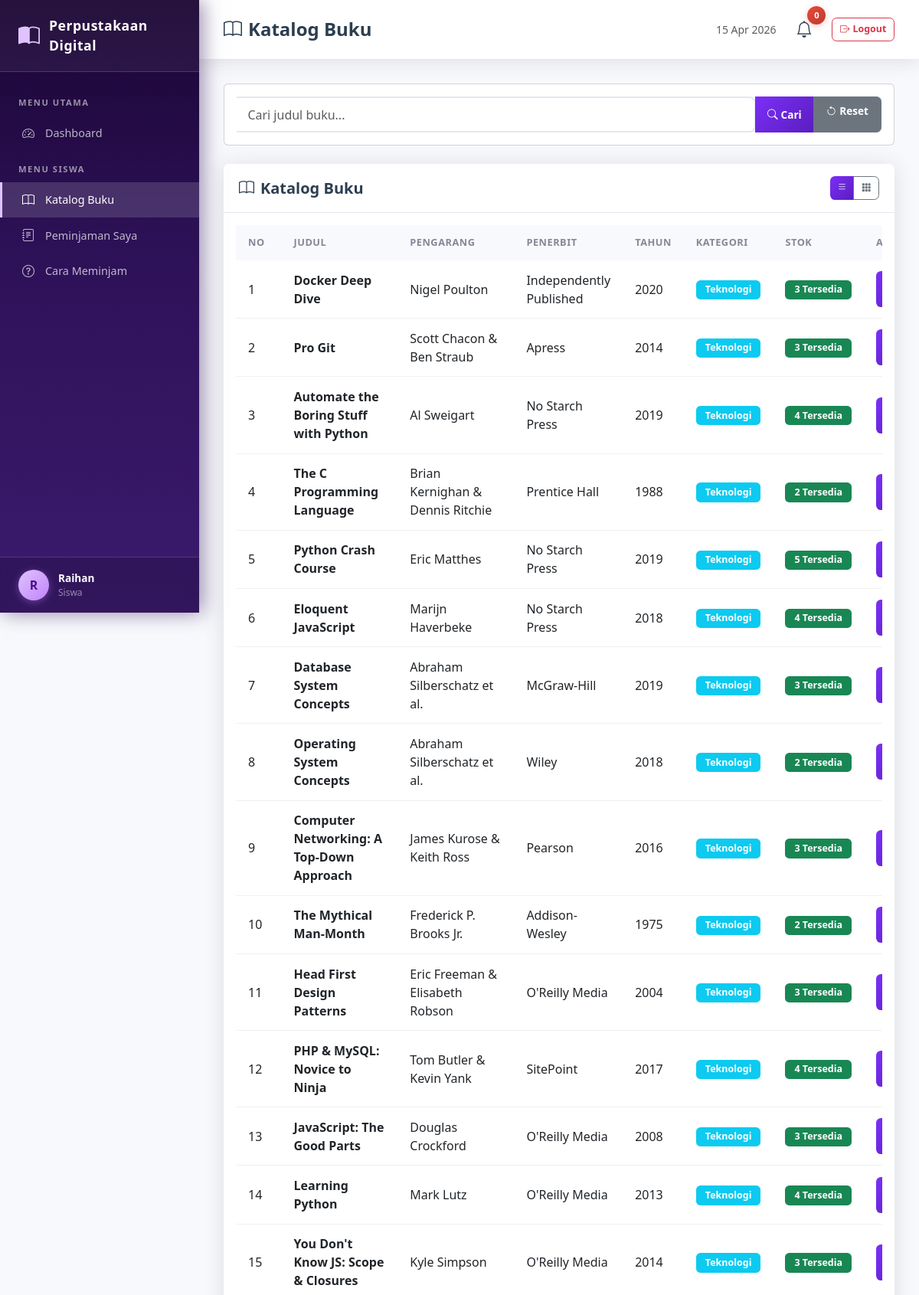
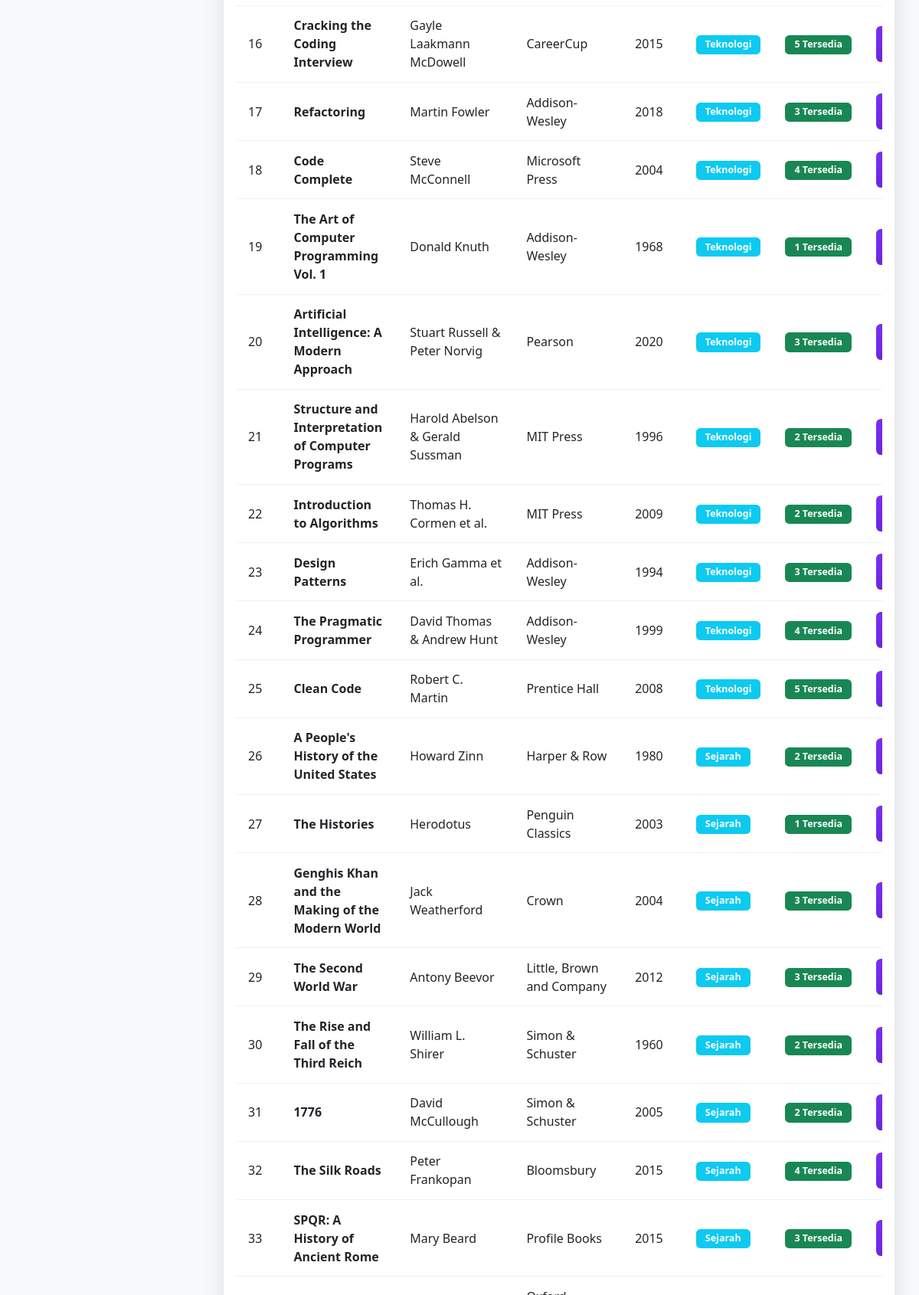
/index.php?page=buku&action=daftar (signed in, upper part), run on the app's committed database (2 pictures, top to bottom).
### tables this page shows
CREATE TABLE IF NOT EXISTS buku (
    id INT AUTO_INCREMENT PRIMARY KEY,
    judul VARCHAR(200) NOT NULL,
    pengarang VARCHAR(100) NOT NULL,
    penerbit VARCHAR(100) NOT NULL,
    tahun_terbit YEAR NOT NULL,
    isbn VARCHAR(20),
    jumlah_stok INT NOT NULL DEFAULT 0,
    kategori_id INT,
    created_at TIMESTAMP DEFAULT CURRENT_TIMESTAMP,
    FOREIGN KEY (kategori_id) REFERENCES kategori(id) ON DELETE SET NULL
);

CREATE TABLE IF NOT EXISTS kategori (
    id INT AUTO_INCREMENT PRIMARY KEY,
    nama_kategori VARCHAR(100) NOT NULL,
    created_at TIMESTAMP DEFAULT CURRENT_TIMESTAMP
);

### controllers/BukuController.php (called while the page is built, shortened)
<?php
require_once __DIR__ . '/../models/Buku.php';
class BukuController
{
    private $bukuModel;
    public function __construct()
    {
        $this->bukuModel = new Buku();
    }
    public function daftar()
    {
        $search = trim($_GET['search'] ?? '');
        if (!empty($search)) {
            $buku = $this->bukuModel->search($search);
        } else {
            $buku = $this->bukuModel->getAll();
        }
        require_once __DIR__ . '/../views/buku/daftar.php';
    }
}

### config/Database.php (called while the page is built, shortened)
<?php
class Database
{
    private static $instance = null;
    private $connection;
    private function __construct()
    {
        try {
            $this->connection = new PDO(
                "mysql:host=" . App::DB_HOST . ";dbname=" . App::DB_NAME,
                App::DB_USER,
                App::DB_PASS,
                [
                    PDO::ATTR_ERRMODE => PDO::ERRMODE_EXCEPTION,
                    PDO::ATTR_DEFAULT_FETCH_MODE => PDO::FETCH_OBJ,
                    PDO::MYSQL_ATTR_INIT_COMMAND => "SET NAMES utf8"
                ]
            );
        } catch (PDOException $e) {
            die("Koneksi database gagal: " . $e->getMessage());
        }
    }
    public static function getInstance()
    {
        if (self::$instance === null) {
            self::$instance = new self();
        }
        return self::$instance;
    }
    public function getConnection()
    {
        return $this->connection;
    }
}

### models/Buku.php (called while the page is built, shortened)
<?php
require_once __DIR__ . '/../config/Database.php';
class Buku
{
    private $db;
    private $table = 'buku';
    public function __construct()
    {
        $this->db = Database::getInstance()->getConnection();
    }
    public function getAll()
    {
        $stmt = $this->db->query("SELECT b.*, k.nama_kategori FROM {$this->table} b LEFT JOIN kategori k ON b.kategori_id = k.id ORDER BY b.id DESC");
        return $stmt->fetchAll();
    }
}

### views/buku/daftar.php (the view, shortened to what this page needs)
<?php
require_once __DIR__ . '/../templates/header.php';
require_once __DIR__ . '/../templates/sidebar.php';
?>
<div class="card mb-4">
    <div class="card-body">
        <form method="GET" class="d-flex">
            <div class="input-group">
                <input type="text" class="form-control" placeholder="Cari judul buku..." name="search" value="<?= htmlspecialchars($_GET['search'] ?? '') ?>">
                <button type="submit" class="btn btn-primary">
                    <i class="bi bi-search me-1"></i>Cari
                </button>
                <a href="<?= App::BASE_URL ?>/index.php?page=buku&action=daftar" class="btn btn-secondary">
                    <i class="bi bi-arrow-counterclockwise me-1"></i>Reset
                </a>
            </div>
        </form>
    </div>
</div>
<?php $view = $_GET['view'] ?? 'table'; ?>
<div class="card data-card">
    <div class="card-header d-flex align-items-center justify-content-between">
        <h5 class="mb-0"><i class="bi bi-book me-2"></i>Katalog Buku</h5>
        <div class="btn-group" role="group" aria-label="View toggle">
            <?php
                $qs = $_GET;
                $qs['view'] = 'table';
                $tableUrl = App::BASE_URL . '/index.php?' . http_build_query($qs);
                $qs['view'] = 'grid';
                $gridUrl = App::BASE_URL . '/index.php?' . http_build_query($qs);
            ?>
            <a href="<?= $tableUrl ?>" class="btn btn-sm <?= $view === 'table' ? 'btn-primary' : 'btn-outline-secondary' ?>" title="Tampilan Tabel">
                <i class="bi bi-list"></i>
            </a>
            <a href="<?= $gridUrl ?>" class="btn btn-sm <?= $view === 'grid' ? 'btn-primary' : 'btn-outline-secondary' ?>" title="Tampilan Grid">
                <i class="bi bi-grid-3x3-gap-fill"></i>
            </a>
        </div>
    </div>
    <div class="card-body p-3">
        <?php if (!empty($buku)): ?>
            <?php if ($view === 'grid'): ?>
                <div class="row g-3">
                    <?php foreach ($buku as $i => $b): ?>
                        <div class="col-6 col-md-4 col-lg-3">
                            <div class="card h-100">
                                <div class="card-body d-flex flex-column">
                                    <h6 class="card-title mb-1" title="<?= htmlspecialchars($b->judul) ?>"><?= htmlspecialchars(mb_strimwidth($b->judul,0,40,'...')) ?></h6>
                                    <p class="text-muted mb-2 small"><?= htmlspecialchars($b->pengarang) ?></p>
                                    <p class="mb-2"><span class="badge bg-info"><?= htmlspecialchars($b->nama_kategori ?? '-') ?></span></p>
                                    <div class="mt-auto">
                                        <?php if ($b->jumlah_stok > 0): ?>
                                            <button type="button" class="btn btn-sm btn-success w-100 mb-2" data-bs-toggle="modal" data-bs-target="#pinjamModal<?= $b->id ?>">
                                                <i class="bi bi-journal-check me-1"></i>Pinjam
                                            </button>
                                        <?php else: ?>
                                            <button class="btn btn-sm btn-secondary w-100" disabled>Tidak Tersedia</button>
                                        <?php endif; ?>
                                        <small class="d-block text-muted mt-2">Stok: <?= $b->jumlah_stok ?></small>
                                    </div>
                                </div>
                            </div>
                        </div>
                        <div class="modal fade" id="pinjamModal<?= $b->id ?>" tabindex="-1">
                            <div class="modal-dialog">
                                <div class="modal-content">
                                    <div class="modal-header">
                                        <h5 class="modal-title">Ajukan Peminjaman</h5>
                                        <button type="button" class="btn-close" data-bs-dismiss="modal"></button>
                                    </div>
                                    <form action="<?= App::BASE_URL ?>/index.php?page=peminjaman&action=ajukan" method="POST">
                                        <div class="modal-body">
                                            <div class="mb-3">
                                                <label class="form-label">Judul Buku</label>
                                                <input type="text" class="form-control" value="<?= htmlspecialchars($b->judul) ?>" disabled>
                                                <input type="hidden" name="buku_id" value="<?= $b->id ?>">
                                            </div>
                                            <div class="mb-3">
                                                <label for="tanggal_pinjam<?= $b->id ?>" class="form-label">Tanggal Pinjam</label>
                                                <input type="date" class="form-control" id="tanggal_pinjam<?= $b->id ?>" name="tanggal_pinjam" value="<?= date('Y-m-d') ?>" min="<?= date('Y-m-d') ?>" required>
                                            </div>
                                            <div class="mb-3">
                                                <label for="tanggal_kembali<?= $b->id ?>" class="form-label">Tanggal Target Kembali</label>
                                                <input type="date" class="form-control" id="tanggal_kembali<?= $b->id ?>" name="tanggal_kembali" value="<?= date('Y-m-d', strtotime('+14 days')) ?>" min="<?= date('Y-m-d') ?>" required>
                                            </div>
                                            <div class="alert alert-info">
                                                <small>Durasi peminjaman maksimal 14 hari. Keterlambatan akan dikenakan denda Rp 5.000 per hari.</small>
                                            </div>
                                        </div>
                                        <div class="modal-footer">
                                            <button type="button" class="btn btn-secondary" data-bs-dismiss="modal">Batal</button>
                                            <button type="submit" class="btn btn-primary">
                                                <i class="bi bi-check me-1"></i>Ajukan
                                            </button>
                                        </div>
                                    </form>
                                </div>
                            </div>
                        </div>
                    <?php endforeach; ?>
                </div>
            <?php else: ?>
                <div class="table-responsive">
                    <table class="table table-hover mb-0">
                        <thead>
                            <tr>
                                <th>No</th>
                                <th>Judul</th>
                                <th>Pengarang</th>
                                <th>Penerbit</th>
                                <th>Tahun</th>
                                <th>Kategori</th>
                                <th>Stok</th>
                                <th>Aksi</th>
                            </tr>
                        </thead>
                        <tbody>
                            <?php foreach ($buku as $i => $b): ?>
                                <tr>
                                    <td><?= $i + 1 ?></td>
                                    <td><strong><?= htmlspecialchars($b->judul) ?></strong></td>
                                    <td><?= htmlspecialchars($b->pengarang) ?></td>
                                    <td><?= htmlspecialchars($b->penerbit) ?></td>
                                    <td><?= $b->tahun_terbit ?></td>
                                    <td><span class="badge bg-info"><?= htmlspecialchars($b->nama_kategori ?? '-') ?></span></td>
                                    <td>
                                        <?php if ($b->jumlah_stok > 0): ?>
                                            <span class="badge bg-success"><?= $b->jumlah_stok ?> Tersedia</span>
                                        <?php else: ?>
                                            <span class="badge bg-danger">Habis</span>
                                        <?php endif; ?>
                                    </td>
                                    <td>
                                        <?php if ($b->jumlah_stok > 0): ?>
                                            <button type="button" class="btn btn-primary btn-sm" data-bs-toggle="modal" data-bs-target="#pinjamModal<?= $b->id ?>" title="Pinjam">
                                            </button>
                                        <?php else: ?>
                                            <button class="btn btn-secondary btn-sm" disabled>Tidak Tersedia</button>
                                        <?php endif; ?>
                                    </td>
                                </tr>
                            <?php endforeach; ?>
                        </tbody>
                    </table>
                </div>
            <?php endif; ?>
        <?php endif; ?>
    </div>
</div>
<?php require_once __DIR__ . '/../templates/footer.php'; ?>

### assets/css/style.css (style rules this page uses)
:root { --primary: #7b2ff7; --primary-dark: #5a1dbf; --secondary: #858796; --success: #1cc88a; --info: #36b9cc; --warning: #f6c23e; --danger: #e74a3b; --light: #f8f9fc; --dark: #2c3e50; --sidebar-bg: linear-gradient(180deg, #4a0e8f 0%, #7b2ff7 50%, #a855f7 100%); --sidebar-hover: rgba(255, 255, 255, 0.12); --card-shadow: 0 0.15rem 1.75rem 0 rgba(58, 59, 69, 0.15); --border-radius: 0.5rem; }
* { margin: 0; padding: 0; box-sizing: border-box; }
body { font-family: 'Segoe UI', Tahoma, Geneva, Verdana, sans-serif; background-color: var(--light); min-height: 100vh; }
.input-group .form-control { border-left: none; border-radius: 0 0.5rem 0.5rem 0 !important; }
.data-card { border: none; border-radius: var(--border-radius); box-shadow: var(--card-shadow); overflow: hidden; }
.data-card .card-header { background: white; border-bottom: 1px solid #e3e6f0; padding: 1rem 1.25rem; display: flex; justify-content: space-between; align-items: center; }
.data-card .card-header h5 { font-weight: 700; color: var(--dark); margin: 0; }
.table thead th { background: var(--light); border: none; font-weight: 700; font-size: 0.8rem; text-transform: uppercase; letter-spacing: 0.5px; color: var(--secondary); padding: 0.85rem 1rem; }
.table tbody td { padding: 0.85rem 1rem; vertical-align: middle; border-color: #f0f0f0; }
.btn { border-radius: 0.4rem; font-weight: 600; font-size: 0.85rem; padding: 0.5rem 1rem; transition: all 0.2s ease; }
.btn-sm { padding: 0.3rem 0.6rem; font-size: 0.78rem; }
.btn-primary { background: linear-gradient(135deg, var(--primary), var(--primary-dark)); border: none; }
.form-control, .form-select { border-radius: 0.4rem; border: 2px solid #e2e8f0; padding: 0.6rem 0.9rem; transition: all 0.3s ease; }
.badge { font-weight: 600; padding: 0.4rem 0.75rem; border-radius: 0.35rem; font-size: 0.78rem; }

### data on the page
buku: judul "Docker Deep Dive", pengarang "Nigel Poulton", penerbit "Independently Published", tahun_terbit "2020", kategori.nama_kategori "Teknologi", jumlah_stok "3"
buku: judul "Pro Git", pengarang "Scott Chacon & Ben Straub", penerbit "Apress", tahun_terbit "2014", kategori.nama_kategori "Teknologi", jumlah_stok "3"
buku: judul "Automate the Boring Stuff with Python", pengarang "Al Sweigart"

### other printed values
App::APP_NAME "Perpustakaan Digital"
substr($_SESSION['nama_lengkap'], 0, 1) "R"
$_SESSION['nama_lengkap'] "Raihan"
$_SESSION['role'] "Siswa"
$pageTitle "Katalog Buku"
